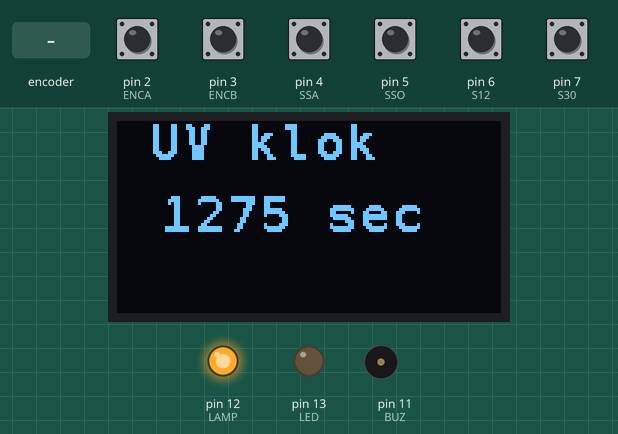
A sketch run on a simulated Arduino Uno, built with avr-gcc and run on an emulated ATmega328P. Shown: 128×64 one-colour display, output pins drawn as LEDs (lit = HIGH), buzzer (waves = sounding, pin HIGH). The inputs (shaded band) are chosen by the test bench; at power-on: pin 2 (ENCA), pin 3 (ENCB), pin 4 (SSA), pin 5 (SSO), pin 6 (S12), pin 7 (S30) HIGH. EEPROM starts erased.

Above: at 1.2 s.
1.3 s: pin 4 (SSA) pulled LOW for 0.15 s
At 1.8 s:
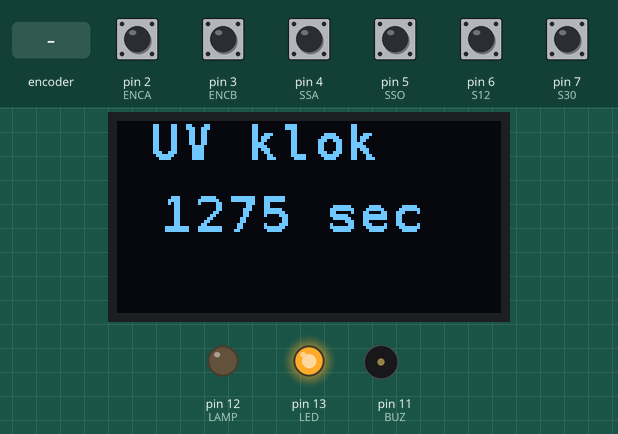
4.4 s: pin 5 (SSO) pulled LOW for 0.15 s
At 5.2 s:
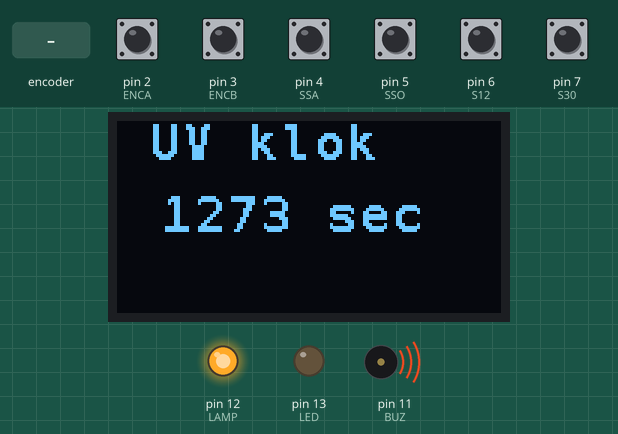
6.9 s: rotary encoder on pin 2 (ENCA) / pin 3 (ENCB) turned 3 steps (first pin leading)
At 7.8 s:
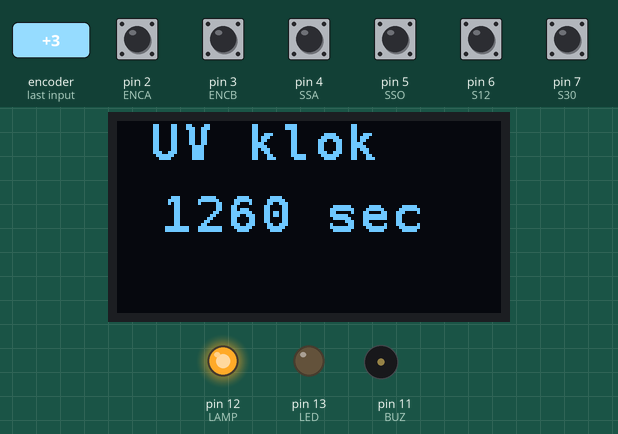
9.0 s: pin 6 (S12) pulled LOW for 0.15 s
At 9.6 s:
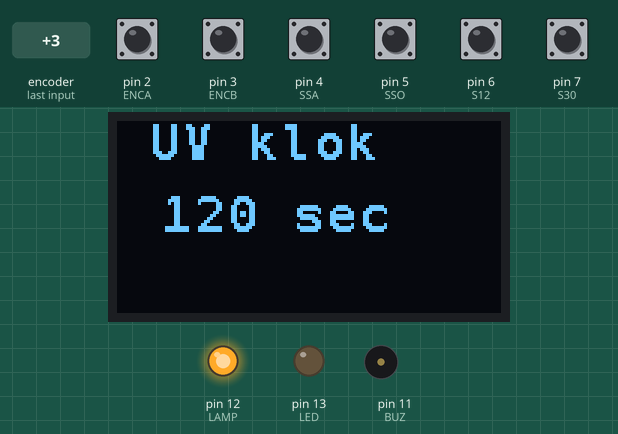
10.6 s: pin 7 (S30) pulled LOW for 0.15 s
At 11.8 s:
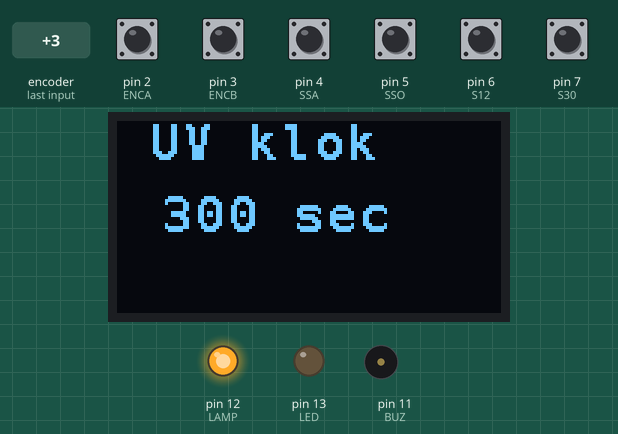
12.2 s: pin 4 (SSA) pulled LOW for 1 s
At 13.3 s:
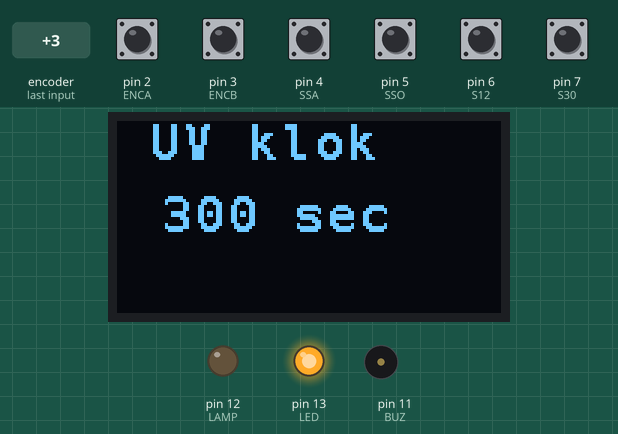
Timing chart, 0 to 15.2 s (numbered marks = the images above; inputs shaded):
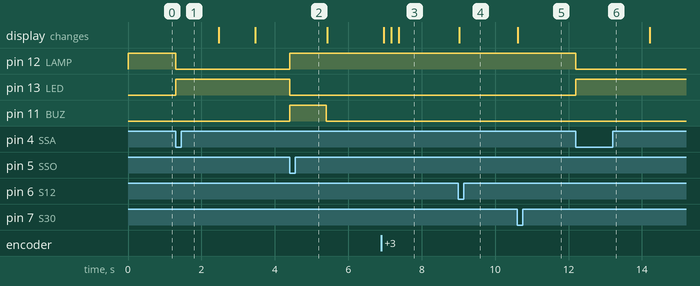

The sketch:

Exposure_timer.ino
```cpp
/*
Sketch belichtingsklok
*/

#include <Wire.h>
#include <EEPROM.h>
#include "SSD1306Ascii.h" //https://github.com/greiman/SSD1306Ascii
#include "SSD1306AsciiWire.h"

#define I2C_ADDRESS 0x3C // 0X3C+SA0 - 0x3C or 0x3D
#define RST_PIN -1 // Define proper RST_PIN if required

#define ENCA 2 // Rotary encoder clockwise on pin 2
#define ENCB 3 // Rotary encoder counterclockwise on pin 3

#define LED 13
#define LAMP 12 // The UV-lamp
#define BUZ 11  // The buzzer

#define SSA 4  // Define switch: start
#define SSO 5  // Define switch: stop
#define S12 6  // Set time for 120 seconds
#define S30 7  // Set time for 300 seconds

SSD1306AsciiWire oled;

volatile int secondsset_org = 0;
volatile int secondsset = 0;
int secondsset_old = 0;
int currentseconds, currentseconds_old = 0;

unsigned long start_millis, current_millis = 0;

int runyesno0 = 0;
String attdisplay;

void setup()
{
  Serial.begin(9600);

  Wire.begin();

  // For the rotary encoder
  pinMode(ENCA, INPUT);
  pinMode(ENCB, INPUT);

  attachInterrupt(0, doEncoder, RISING);

  pinMode(SSA, INPUT_PULLUP);
  pinMode(SSO, INPUT_PULLUP);
  pinMode(S12, INPUT_PULLUP);
  pinMode(S30, INPUT_PULLUP);

  pinMode(LAMP, OUTPUT);
  pinMode(LED, OUTPUT);
  pinMode(BUZ, OUTPUT);
  digitalWrite(LAMP,HIGH);

  secondsset_org = EEPROM.read(0);
  secondsset = secondsset_org * 5;

  // Initialize oled-display
  oled.begin(&Adafruit128x64, I2C_ADDRESS);
  oled.setFont(fixed_bold10x15);
  oled.clear();
  oled.println(" UV klok");
}

void doEncoder() {
    if (digitalRead(ENCB) == LOW)
    {
	  secondsset_org--;
    }
    else
	{
      secondsset_org++;
    }

    if (secondsset_org < 1)
    {
      secondsset_org = 0;
    }

	secondsset = secondsset_org * 5;
}

void soundBuzzer() {
	digitalWrite(BUZ,HIGH);
	delay(1000);
	digitalWrite(BUZ,LOW);
}

void loop() {

  // Check if 120 seconds are set
  if (digitalRead(S12) == LOW)
  {
    secondsset = 120;
  }

  // Check if 300 seconds are set
  if (digitalRead(S30) == LOW)
  {
    secondsset = 300;
  }

  // Check if the start-button is pressed
  if (digitalRead(SSA) == LOW)
  {
    runyesno0 = 1;
    start_millis = millis();
    digitalWrite(LAMP,LOW);
    digitalWrite(LED,HIGH);
	EEPROM.write(0, secondsset_org);
  }

  if (runyesno0 == 1)
  {
    // Check the exposure time
	current_millis = millis();
	currentseconds = (current_millis - start_millis) / 1000;

	//Serial.print("current_millis: "); Serial.print(current_millis);

    // Check if the stop-button is pressed or exposure time is reached
    if ((digitalRead(SSO) == LOW) || (currentseconds == secondsset))
    {
	  digitalWrite(LAMP,HIGH);
	  digitalWrite(LED,LOW);
	  runyesno0 = 0;
	  secondsset_old = 0;
	  soundBuzzer();
    }

	if (currentseconds != currentseconds_old)
	{
      oled.setCursor(15,3);
      oled.clearToEOL();
      attdisplay = String(secondsset - currentseconds);
      oled.print(attdisplay);
      oled.print(" sec");

	  currentseconds_old = currentseconds;
	}
  }

  // Show value on oled
  if ((secondsset_old != secondsset))
  {
      oled.setCursor(15,3);
      oled.clearToEOL();
      attdisplay = String(secondsset);
      oled.print(attdisplay);
      oled.print(" sec");

	  secondsset_old = secondsset;
  }
}
```

Measured:
- after the input at 1.3 s, pin 12 (LAMP): HIGH → LOW at once; pin 13 (LED): LOW → HIGH at once
- after the input at 4.4 s, pin 12 (LAMP): LOW → HIGH at once; pin 13 (LED): HIGH → LOW at once; pin 11 (BUZ): LOW → HIGH at once, → LOW 1.0 s later
- after the input at 6.9 s, the display: first changes after 0.07 s (image 3 shows a later state)
- after the input at 9.0 s, the display: changes at once (image 4)
- after the input at 10.6 s, the display: changes at once (image 5)
- after the input at 12.2 s, pin 12 (LAMP): HIGH → LOW at once; pin 13 (LED): LOW → HIGH at once
